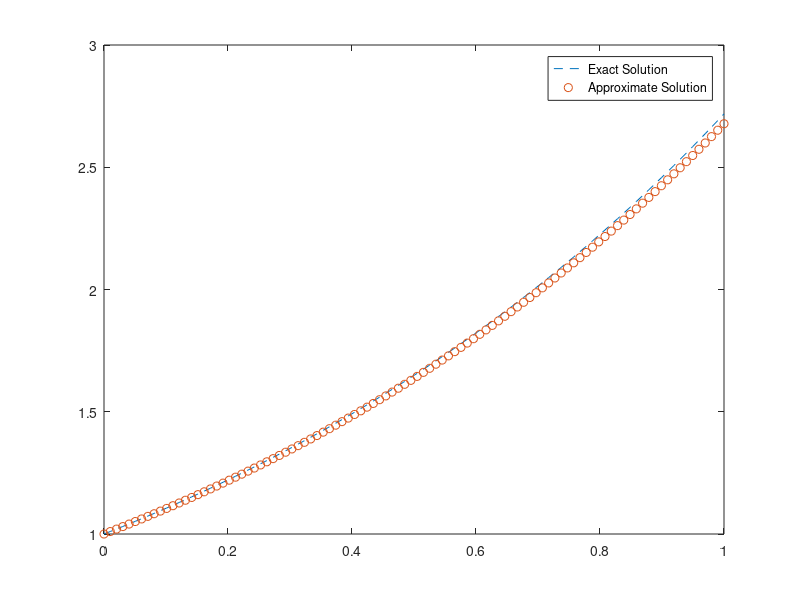

Here is the MATLAB script that generated this plot:
clear all;
close all;

% --- Set Variables
nt = 100; %Temporal nodes
a = 0; %Lower bound
b = 1; %Upper bound

h = (b-a)/(nt); %The change

t = linspace(0, 1, nt);
y = zeros(nt,1); %function
y(1)=1; %Initial condition
dy_dt = zeros(nt,0);


exactSolution = @(t) exp(t);
t_approx = zeros(nt,1);
for k=1:(nt-1);
    y(k+1)=y(k)+h*y(k);
end
plot(t, exactSolution(t), '--', t, y, 'o')
legend('Exact Solution', 'Approximate Solution')
    
    error = zeros(nt,1);
for j=1:nt
     x=(j)*h;
    error(j)=abs(y(j)-exactSolution(x));
end
error
max(error)